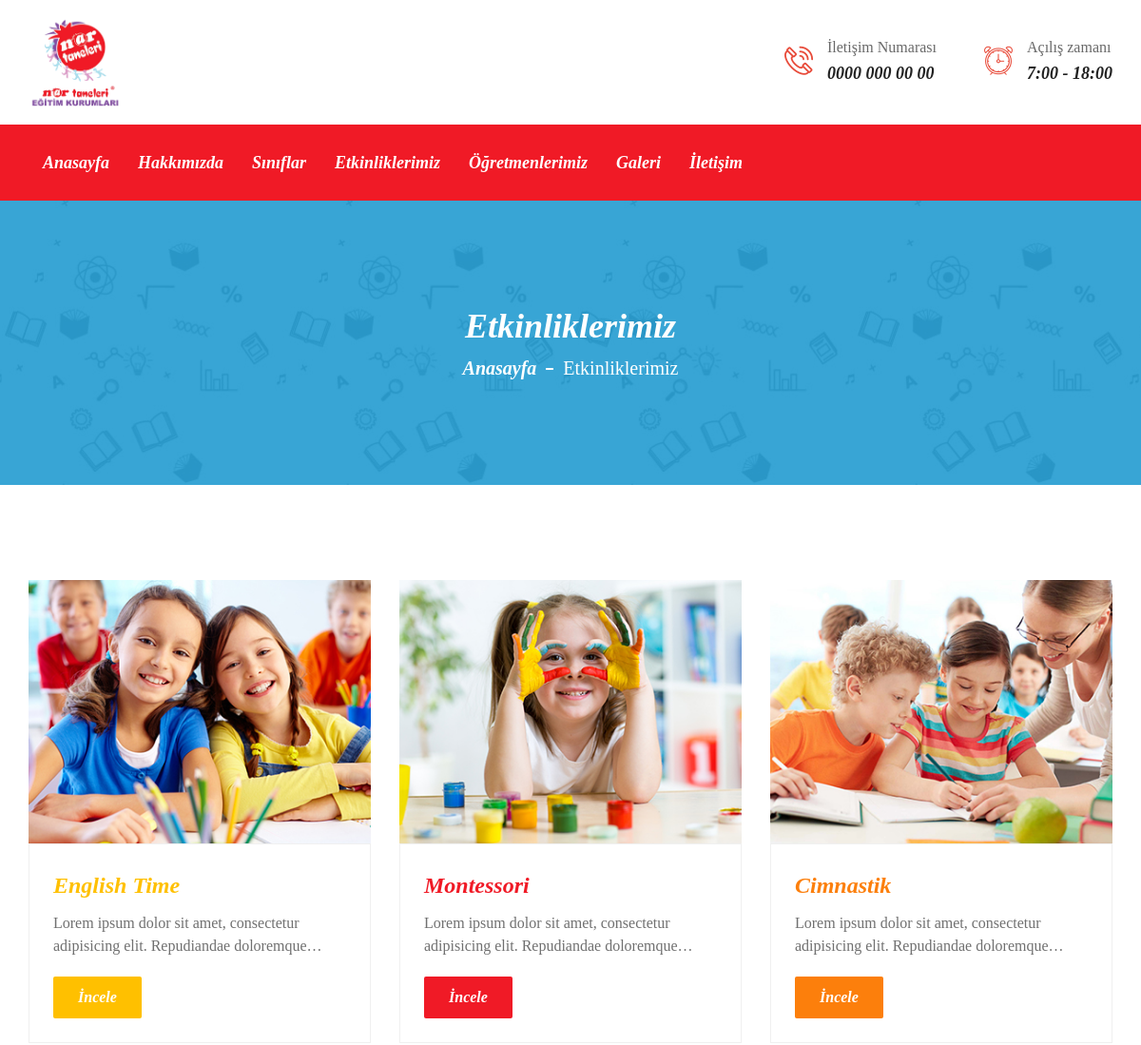
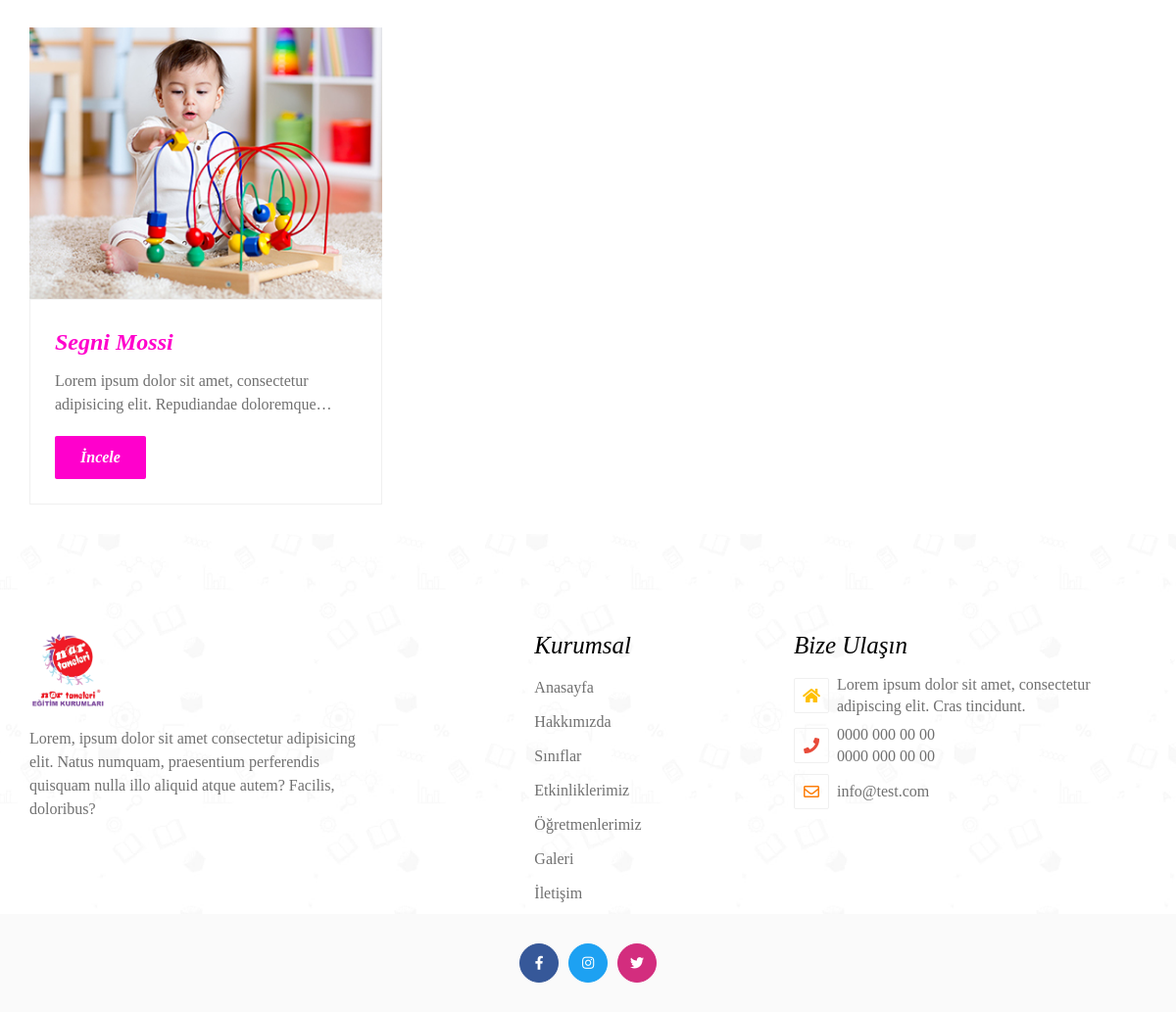
Screenshot of /index.php/homepage/events with the database file from the repository (2 pictures, top to bottom).
### tables this page shows
CREATE TABLE `contact` (
  `id` int(11) NOT NULL AUTO_INCREMENT,
  `start_time` varchar(255) DEFAULT NULL,
  `address` text DEFAULT NULL,
  `phone1` varchar(255) DEFAULT NULL,
  `phone2` varchar(255) DEFAULT NULL,
  `mail` varchar(255) DEFAULT NULL,
  `facebook` varchar(255) DEFAULT NULL,
  `instagram` varchar(255) DEFAULT NULL,
  `twitter` varchar(255) DEFAULT NULL,
  `map` varchar(255) DEFAULT NULL,
  `update_date` varchar(255) DEFAULT NULL,
  PRIMARY KEY (`id`)
);

CREATE TABLE `event` (
  `id` int(11) NOT NULL AUTO_INCREMENT,
  `event_name` varchar(255) DEFAULT NULL,
  `description` text DEFAULT NULL,
  `color` varchar(255) DEFAULT NULL,
  `slug` varchar(255) DEFAULT NULL,
  `image_path` varchar(255) DEFAULT NULL,
  `add_date` datetime DEFAULT NULL,
  `update_date` datetime DEFAULT NULL,
  `status` tinyint(1) DEFAULT 1,
  `deleted` tinyint(1) DEFAULT 0,
  PRIMARY KEY (`id`)
);

### application/controllers/Homepage.php (called while the page is built, shortened)
<?php
class Homepage extends Veripay_Controller
{
	function __construct()
    {
        $this->load->model($this->router->fetch_class() . '_model', 'model');
    }
    public function events()
    {
        $data = new StdClass();
        $data->banner = $this->model->get_banner()->event_banner;
        $data->contact = $this->model->get_contact();
        $data->event = $this->model->get_event();
        $this->load->view('header', $data);
        $this->load->view('event');
        $this->load->view('footer');
    }
}

### index.php (called while the page is built, shortened)
<?php
require_once BASEPATH.'core/CodeIgniter.php';

### application/models/Homepage_Model.php (called while the page is built, shortened)
<?php
class Homepage_model extends CI_Model {
	public function get_banner()
	{
		$this->db->from('banner');
		$return_query = $this->db->get();
		if ($return_query->num_rows() > 0) {
			return $return_query->row();
		} else {
			return [];
		}
	}
    public function get_event()
    {
    	$this->db->from('event');
    	$this->db->where(['status' => 1, 'deleted' => 0]);
    	$return_query = $this->db->get();
    	if($return_query->num_rows() > 0) {
    		return $return_query->result();
    	} else {
    		return [];
    	}
    }
    public function get_contact()
    {
    	$this->db->from('contact');
    	$return_query = $this->db->get();
    	if($return_query->num_rows() > 0) {
    		return $return_query->row();
    	} else {
    		return [];
    	}
    }
}

### application/views/event.php (the view)
<section class="page-header section-notch">
    <div class="overlay">
        <div class="container">
            <h3><?php echo $banner ?></h3>
            <ul class="page_breadcrumb">
                <li><a href="<?php echo site_url() ?>">Anasayfa</a></li>
                <li>Etkinliklerimiz</li>
            </ul>
        </div>
    </div>
</section>
<?php if(!empty($event)) { ?>
<section class="event event-two pt-120">
    <div class="container">
        <div class="event-items">
            <div class="row">
                <?php foreach ($event as $key => $value) { ?>
                <div class="col-lg-4 col-sm-6 col-xs-12">
                    <div class="event-item">
                        <div class="event-image">
                            <a href="<?php echo site_url($value->image_path) ?>" data-fancybox="event"><img src="<?php echo site_url($value->image_path) ?>" alt="<?php echo $value->event_name ?>" class="img-responsive"></a>
                        </div>
                        <div class="event-content">
                            <h4 style="color: <?php echo $value->color ?>;"><?php echo $value->event_name ?></h4>
                            <div class="event_desc">
                                <?php echo $value->description ?>
                            </div>
                            <a style="background-color: <?php echo $value->color ?>;" href="<?php echo site_url("etkinlik-detaylari/".$value->slug) ?>" class="event_button">İncele</a>
                        </div>
                    </div>
                </div>
                <?php } ?>
            </div>
        </div>
    </div>
</section>
<?php } ?>

### application/views/header.php (shortened to what this page needs)
<!DOCTYPE html>
<html lang="tr">
<head>
    <link href="<?php echo site_url('assets/front/css/font.css') ?>" rel="stylesheet">
    <link href="<?php echo site_url('assets/front/css/bootstrap.min.css') ?>" rel="stylesheet">
    <link href="<?php echo site_url('assets/front/css/all.min.css') ?>" rel="stylesheet">
    <link href="<?php echo site_url('assets/front/flaticon/flaticon.css') ?>" rel="stylesheet">
    <link href="<?php echo site_url('assets/front/css/fancybox.min.css') ?>" rel="stylesheet">
    <link href="<?php echo site_url('assets/front/css/swiper.min.css') ?>" rel="stylesheet">
    <link href="<?php echo site_url('assets/front/css/jquery.nstSlider.css') ?>" rel="stylesheet">
    <link href="<?php echo site_url('assets/front/css/flexslider.css') ?>" rel="stylesheet">
    <link href="<?php echo site_url('assets/front/css/rtl.css') ?>" rel="stylesheet">
    <link href="<?php echo site_url('assets/front/css/main.css?v='.md5(date('Y-m-d H:i:s'))) ?>" rel="stylesheet">
    <link href="<?php echo site_url('assets/front/css/responsive.css') ?>" rel="stylesheet">
</head>
<body id="scroll-top">
    <header>
        <div class="header-top">
            <div class="container">
                <div class="row">
                    <div class="col-md-3">
                        <a class="logo" href="<?php echo site_url() ?>"><img
                                src="<?php echo site_url('assets/images/logo.png') ?>" alt="logo"
                                class="img-responsive"></a>
                    </div>
                    <div class="col-md-9">
                        <ul class="top-contents">
                            <li>
                                <i class="icon flaticon-phone-call"></i>
                                <div class="content">
                                    <p>İletişim Numarası</p>
                                    <a href="tel:<?php echo $contact->phone1 ?>"><?php echo $contact->phone1 ?></a>
                                </div>
                            </li>
                            <li>
                                <i class="icon flaticon-alarm-clock"></i>
                                <div class="content">
                                    <p>Açılış zamanı</p>
                                    <span><?php echo empty($contact->start_time) ? "" : $contact->start_time ?></span>
                                </div>
                            </li>
                        </ul>
                    </div>
                </div>
            </div>
        </div>
        <div class="main-menu">
            <div class="container">
                <div class="row no-gutters">
                    <nav class="main-menu-area w-100">
                        <div class="menu-area">
                            <ul class="menu">
                                <li>
                                    <a href="<?php echo site_url() ?>">Anasayfa</a>
                                </li>
                                <li>
                                    <a href="<?php echo site_url('hakkimizda') ?>">Hakkımızda</a>
                                </li>
                                <li>
                                    <a href="<?php echo site_url('siniflarimiz') ?>">Sınıflar</a>
                                </li>
                                <li><a href="<?php echo site_url('etkinliklerimiz') ?>">Etkinliklerimiz</a></li>
                                <li>
                                    <a href="<?php echo site_url('ogretmenlerimiz') ?>">Öğretmenlerimiz</a>
                                </li>
                                <li><a href="<?php echo site_url('galeri') ?>">Galeri</a></li>
                                <li><a href="<?php echo site_url('iletisim') ?>">İletişim</a></li>
                            </ul>
                        </div>
                    </nav>
                </div>
            </div>
        </div>
    </header>

### application/views/footer.php (shortened to what this page needs)
  <footer>
    <div class="footer-top">
      <div class="container">
        <div class="row">
          <div class="col-lg-4 col-sm-12">
            <div class="footer-item text-left">
              <div class="title"><a class="logo" href="<?php echo site_url() ?>"><img src="<?php echo site_url('assets/images/logo.png') ?>" alt="logo" class="img-responsive"></a></div>
              <div class="footer-about">
                <p>Lorem, ipsum dolor sit amet consectetur adipisicing elit. Natus numquam, praesentium perferendis quisquam nulla illo aliquid atque autem? Facilis, doloribus?</p>
              </div>
            </div>
          </div>
          <div class="col-lg-4 col-sm-12">
            <div class="footer-item">
              <div class="footer-center-item">
                <h3>Kurumsal</h3>
                <ul class="ft-hover-border">
                  <li><a href="<?php echo site_url() ?>">Anasayfa</a></li>
                  <li><a href="<?php echo site_url('hakkimizda') ?>">Hakkımızda</a></li>
                  <li><a href="<?php echo site_url('siniflarimiz') ?>">Sınıflar</a></li>
                  <li><a href="<?php echo site_url('etkinliklerimiz') ?>">Etkinliklerimiz</a></li>
                  <li><a href="<?php echo site_url('ogretmenlerimiz') ?>">Öğretmenlerimiz</a></li>
                  <li><a href="<?php echo site_url('galeri') ?>">Galeri</a></li>
                  <li><a href="<?php echo site_url('iletisim') ?>">İletişim</a></li>
                </ul>
              </div>
            </div>
          </div>
          <div class="col-lg-4 col-sm-12">
            <div class="footer-item">
              <div class="footer-center-item">
                <div class="footer-about">
                  <h3>Bize Ulaşın</h3>
                  <ul>
                    <li><a target="_blank" href="#"><span><i class="fa fa-home" aria-hidden="true"></i></span><?php echo empty($contact->address) ? "" : $contact->address ?></a></li>
                    <li><span><i class="fa fa-phone" aria-hidden="true"></i></span><div><a href="tel:<?php echo empty($contact->phone1) ? "" : $contact->phone1 ?>"><?php echo empty($contact->phone1) ? "" : $contact->phone1 ?></a><a href="tel:<?php echo empty($contact->phone1) ? "" : $contact->phone1 ?>"><?php echo empty($contact->phone2) ? "" : $contact->phone2 ?></a></div></li>
                    <li><a href="mailto:<?php echo empty($contact->mail) ? "" : $contact->mail ?>"><span><i class="far fa-envelope"></i></span><?php echo empty($contact->mail) ? "" : $contact->mail ?></a></li>
                  </ul>
                </div>
              </div>
            </div>
          </div>
        </div>
      </div>
    </div>
    <div class="footer-bottom">
      <div class="container">
        <div class="row">
          <div class="col-12">
            <ul class="social-default">
              <li><a target="_blank" href="<?php echo empty($contact->facebook) ? "" : $contact->facebook ?>"><i class="fab fa-facebook-f"></i></a></li>
              <li><a target="_blank" href="<?php echo empty($contact->instagram) ? "" : $contact->instagram ?>"><i class="fab fa-instagram"></i></a></li>
              <li><a target="_blank" href="<?php echo empty($contact->twitter) ? "" : $contact->twitter ?>"><i class="fab fa-twitter"></i></a></li>
            </ul>
          </div>
        </div>
      </div>
    </div>
  </footer>
</body>
</html>

### assets/front/css/responsive.css (style rules this page uses)
@media only screen and (min-width: 768px) { header .main-menu ul li { position: relative; } }

### rows the page displays
contact: phone1 "0000 000 00 00", start_time "7:00 - 18:00", address "Lorem ipsum dolor sit amet, consectetur adipiscing elit. Cras tincidunt.", phone2 "0000 000 00 00", mail "info@test.com"
event: image_path (picture), event_name "English Time", description "Lorem ipsum dolor sit amet, consectetur adipisicing elit. Repudiandae…"
event: image_path (picture), event_name "Montessori", description "Lorem ipsum dolor sit amet, consectetur adipisicing elit. Repudiandae…"
event: image_path (picture), event_name "Cimnastik", description "Lorem ipsum dolor sit amet, consectetur adipisicing elit. Repudiandae…"
event: image_path (picture), event_name "Segni Mossi", description "Lorem ipsum dolor sit amet, consectetur adipisicing elit. Repudiandae…"

### other values shown
$banner "Etkinliklerimiz"
